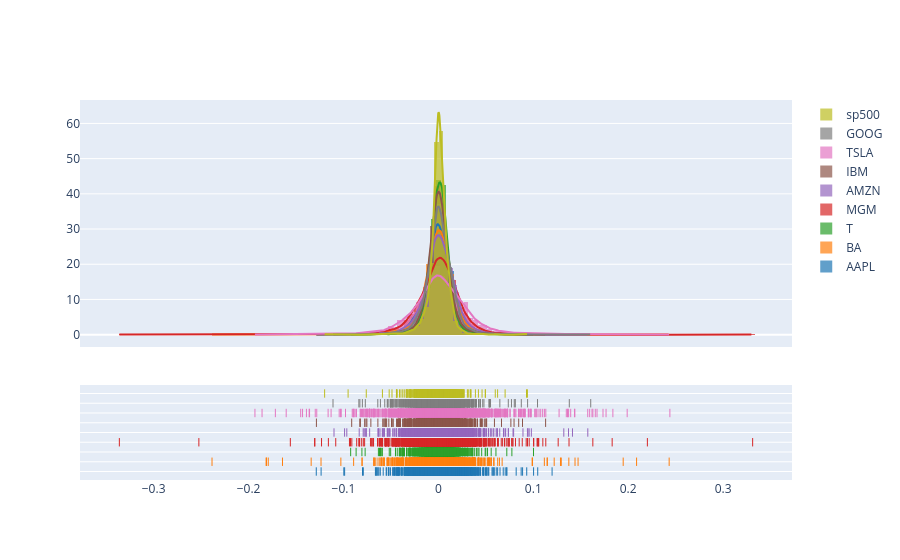

The code cell stored with this chart in its notebook:
### Code cell
# Plot interactive histograms of daily returns
fancy_hist(df_returns)

### Figure 1 — Plotly figure (JSON) as saved in the notebook; plotly's stock layout.template omitted (floating-point values rounded to 4 significant figures; data arrays with more than 128 entries replaced by an {"elided": "..."} marker saying what was removed)
{"data": [{"autobinx": false, "histnorm": "probability density", "legendgroup": "AAPL", "marker": {"color": "rgb(31, 119, 180)"}, "name": "AAPL", "opacity": 0.7, "type": "histogram", "x": {"elided": "2158 float values"}, "xaxis": "x", "xbins": {"end": 0.1198, "size": 0.005, "start": -0.1286}, "yaxis": "y"}, {"autobinx": false, "histnorm": "probability density", "legendgroup": "BA", "marker": {"color": "rgb(255, 127, 14)"}, "name": "BA", "opacity": 0.7, "type": "histogram", "x": {"elided": "2158 float values"}, "xaxis": "x", "xbins": {"end": 0.2432, "size": 0.005, "start": -0.2385}, "yaxis": "y"}, {"autobinx": false, "histnorm": "probability density", "legendgroup": "T", "marker": {"color": "rgb(44, 160, 44)"}, "name": "T", "opacity": 0.7, "type": "histogram", "x": {"elided": "2158 float values"}, "xaxis": "x", "xbins": {"end": 0.1002, "size": 0.005, "start": -0.09241}, "yaxis": "y"}, {"autobinx": false, "histnorm": "probability density", "legendgroup": "MGM", "marker": {"color": "rgb(214, 39, 40)"}, "name": "MGM", "opacity": 0.7, "type": "histogram", "x": {"elided": "2158 float values"}, "xaxis": "x", "xbins": {"end": 0.3311, "size": 0.005, "start": -0.3361}, "yaxis": "y"}, {"autobinx": false, "histnorm": "probability density", "legendgroup": "AMZN", "marker": {"color": "rgb(148, 103, 189)"}, "name": "AMZN", "opacity": 0.7, "type": "histogram", "x": {"elided": "2158 float values"}, "xaxis": "x", "xbins": {"end": 0.1575, "size": 0.005, "start": -0.11}, "yaxis": "y"}, {"autobinx": false, "histnorm": "probability density", "legendgroup": "IBM", "marker": {"color": "rgb(140, 86, 75)"}, "name": "IBM", "opacity": 0.7, "type": "histogram", "x": {"elided": "2158 float values"}, "xaxis": "x", "xbins": {"end": 0.113, "size": 0.005, "start": -0.1285}, "yaxis": "y"}, {"autobinx": false, "histnorm": "probability density", "legendgroup": "TSLA", "marker": {"color": "rgb(227, 119, 194)"}, "name": "TSLA", "opacity": 0.7, "type": "histogram", "x": {"elided": "2158 float values"}, "xaxis": "x", "xbins": {"end": 0.244, "size": 0.005, "start": -0.1933}, "yaxis": "y"}, {"autobinx": false, "histnorm": "probability density", "legendgroup": "GOOG", "marker": {"color": "rgb(127, 127, 127)"}, "name": "GOOG", "opacity": 0.7, "type": "histogram", "x": {"elided": "2158 float values"}, "xaxis": "x", "xbins": {"end": 0.1605, "size": 0.005, "start": -0.111}, "yaxis": "y"}, {"autobinx": false, "histnorm": "probability density", "legendgroup": "sp500", "marker": {"color": "rgb(188, 189, 34)"}, "name": "sp500", "opacity": 0.7, "type": "histogram", "x": {"elided": "2158 float values"}, "xaxis": "x", "xbins": {"end": 0.09383, "size": 0.005, "start": -0.1198}, "yaxis": "y"}, {"legendgroup": "AAPL", "marker": {"color": "rgb(31, 119, 180)"}, "mode": "lines", "name": "AAPL", "showlegend": false, "type": "scatter", "x": {"elided": "500 float values"}, "xaxis": "x", "y": {"elided": "500 float values"}, "yaxis": "y"}, {"legendgroup": "BA", "marker": {"color": "rgb(255, 127, 14)"}, "mode": "lines", "name": "BA", "showlegend": false, "type": "scatter", "x": {"elided": "500 float values"}, "xaxis": "x", "y": {"elided": "500 float values"}, "yaxis": "y"}, {"legendgroup": "T", "marker": {"color": "rgb(44, 160, 44)"}, "mode": "lines", "name": "T", "showlegend": false, "type": "scatter", "x": {"elided": "500 float values"}, "xaxis": "x", "y": {"elided": "500 float values"}, "yaxis": "y"}, {"legendgroup": "MGM", "marker": {"color": "rgb(214, 39, 40)"}, "mode": "lines", "name": "MGM", "showlegend": false, "type": "scatter", "x": {"elided": "500 float values"}, "xaxis": "x", "y": {"elided": "500 float values"}, "yaxis": "y"}, {"legendgroup": "AMZN", "marker": {"color": "rgb(148, 103, 189)"}, "mode": "lines", "name": "AMZN", "showlegend": false, "type": "scatter", "x": {"elided": "500 float values"}, "xaxis": "x", "y": {"elided": "500 float values"}, "yaxis": "y"}, {"legendgroup": "IBM", "marker": {"color": "rgb(140, 86, 75)"}, "mode": "lines", "name": "IBM", "showlegend": false, "type": "scatter", "x": {"elided": "500 float values"}, "xaxis": "x", "y": {"elided": "500 float values"}, "yaxis": "y"}, {"legendgroup": "TSLA", "marker": {"color": "rgb(227, 119, 194)"}, "mode": "lines", "name": "TSLA", "showlegend": false, "type": "scatter", "x": {"elided": "500 float values"}, "xaxis": "x", "y": {"elided": "500 float values"}, "yaxis": "y"}, {"legendgroup": "GOOG", "marker": {"color": "rgb(127, 127, 127)"}, "mode": "lines", "name": "GOOG", "showlegend": false, "type": "scatter", "x": {"elided": "500 float values"}, "xaxis": "x", "y": {"elided": "500 float values"}, "yaxis": "y"}, {"legendgroup": "sp500", "marker": {"color": "rgb(188, 189, 34)"}, "mode": "lines", "name": "sp500", "showlegend": false, "type": "scatter", "x": {"elided": "500 float values"}, "xaxis": "x", "y": {"elided": "500 float values"}, "yaxis": "y"}, {"legendgroup": "AAPL", "marker": {"color": "rgb(31, 119, 180)", "symbol": "line-ns-open"}, "mode": "markers", "name": "AAPL", "showlegend": false, "type": "scatter", "x": {"elided": "2158 float values"}, "xaxis": "x", "y": {"elided": "2158 str values"}, "yaxis": "y2"}, {"legendgroup": "BA", "marker": {"color": "rgb(255, 127, 14)", "symbol": "line-ns-open"}, "mode": "markers", "name": "BA", "showlegend": false, "type": "scatter", "x": {"elided": "2158 float values"}, "xaxis": "x", "y": {"elided": "2158 str values"}, "yaxis": "y2"}, {"legendgroup": "T", "marker": {"color": "rgb(44, 160, 44)", "symbol": "line-ns-open"}, "mode": "markers", "name": "T", "showlegend": false, "type": "scatter", "x": {"elided": "2158 float values"}, "xaxis": "x", "y": {"elided": "2158 str values"}, "yaxis": "y2"}, {"legendgroup": "MGM", "marker": {"color": "rgb(214, 39, 40)", "symbol": "line-ns-open"}, "mode": "markers", "name": "MGM", "showlegend": false, "type": "scatter", "x": {"elided": "2158 float values"}, "xaxis": "x", "y": {"elided": "2158 str values"}, "yaxis": "y2"}, {"legendgroup": "AMZN", "marker": {"color": "rgb(148, 103, 189)", "symbol": "line-ns-open"}, "mode": "markers", "name": "AMZN", "showlegend": false, "type": "scatter", "x": {"elided": "2158 float values"}, "xaxis": "x", "y": {"elided": "2158 str values"}, "yaxis": "y2"}, {"legendgroup": "IBM", "marker": {"color": "rgb(140, 86, 75)", "symbol": "line-ns-open"}, "mode": "markers", "name": "IBM", "showlegend": false, "type": "scatter", "x": {"elided": "2158 float values"}, "xaxis": "x", "y": {"elided": "2158 str values"}, "yaxis": "y2"}, {"legendgroup": "TSLA", "marker": {"color": "rgb(227, 119, 194)", "symbol": "line-ns-open"}, "mode": "markers", "name": "TSLA", "showlegend": false, "type": "scatter", "x": {"elided": "2158 float values"}, "xaxis": "x", "y": {"elided": "2158 str values"}, "yaxis": "y2"}, {"legendgroup": "GOOG", "marker": {"color": "rgb(127, 127, 127)", "symbol": "line-ns-open"}, "mode": "markers", "name": "GOOG", "showlegend": false, "type": "scatter", "x": {"elided": "2158 float values"}, "xaxis": "x", "y": {"elided": "2158 str values"}, "yaxis": "y2"}, {"legendgroup": "sp500", "marker": {"color": "rgb(188, 189, 34)", "symbol": "line-ns-open"}, "mode": "markers", "name": "sp500", "showlegend": false, "type": "scatter", "x": {"elided": "2158 float values"}, "xaxis": "x", "y": {"elided": "2158 str values"}, "yaxis": "y2"}], "layout": {"barmode": "overlay", "hovermode": "closest", "legend": {"traceorder": "reversed"}, "xaxis": {"anchor": "y2", "domain": [0, 1], "zeroline": false}, "yaxis": {"anchor": "free", "domain": [0.35, 1], "position": 0}, "yaxis2": {"anchor": "x", "domain": [0, 0.25], "dtick": 1, "showticklabels": false}}}
